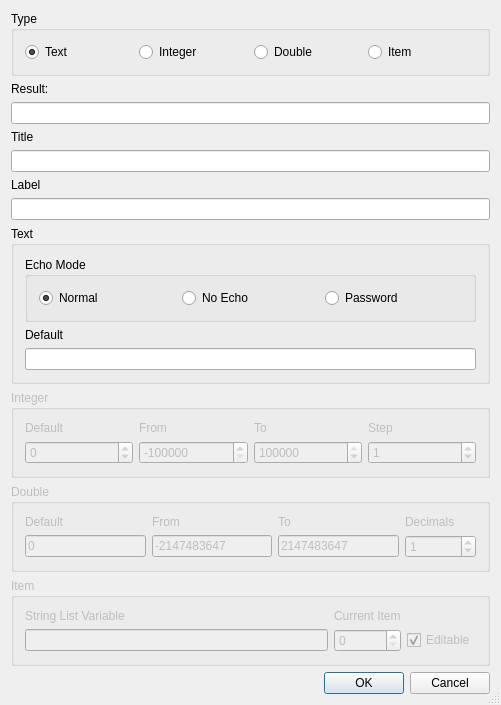
<?xml version="1.0" encoding="UTF-8"?>
<ui version="4.0">
 <class>InputDialogWizardDialog</class>
 <widget class="QDialog" name="InputDialogWizardDialog">
  <property name="geometry">
   <rect>
    <x>0</x>
    <y>0</y>
    <width>501</width>
    <height>600</height>
   </rect>
  </property>
  <property name="windowTitle">
   <string>QInputDialog Wizard</string>
  </property>
  <property name="sizeGripEnabled">
   <bool>true</bool>
  </property>
  <layout class="QVBoxLayout" name="verticalLayout">
   <item>
    <widget class="QGroupBox" name="groupBox">
     <property name="title">
      <string>Type</string>
     </property>
     <layout class="QHBoxLayout">
      <item>
       <widget class="QRadioButton" name="rText">
        <property name="text">
         <string>Text</string>
        </property>
        <property name="checked">
         <bool>true</bool>
        </property>
       </widget>
      </item>
      <item>
       <widget class="QRadioButton" name="rInteger">
        <property name="text">
         <string>Integer</string>
        </property>
       </widget>
      </item>
      <item>
       <widget class="QRadioButton" name="rDouble">
        <property name="text">
         <string>Double</string>
        </property>
       </widget>
      </item>
      <item>
       <widget class="QRadioButton" name="rItem">
        <property name="text">
         <string>Item</string>
        </property>
       </widget>
      </item>
     </layout>
    </widget>
   </item>
   <item>
    <widget class="QLabel" name="label">
     <property name="text">
      <string>Result:</string>
     </property>
    </widget>
   </item>
   <item>
    <widget class="QLineEdit" name="eResultVar">
     <property name="toolTip">
      <string>Enter the result variable name</string>
     </property>
    </widget>
   </item>
   <item>
    <widget class="QLabel" name="TextLabel1">
     <property name="text">
      <string>Title</string>
     </property>
    </widget>
   </item>
   <item>
    <widget class="QLineEdit" name="eCaption"/>
   </item>
   <item>
    <widget class="QLabel" name="TextLabel2">
     <property name="text">
      <string>Label</string>
     </property>
    </widget>
   </item>
   <item>
    <widget class="QLineEdit" name="eLabel"/>
   </item>
   <item>
    <widget class="QGroupBox" name="groupBox_2">
     <property name="title">
      <string>Text</string>
     </property>
     <layout class="QVBoxLayout">
      <item>
       <widget class="QGroupBox" name="groupBox_3">
        <property name="title">
         <string>Echo Mode</string>
        </property>
        <layout class="QHBoxLayout">
         <item>
          <widget class="QRadioButton" name="rEchoNormal">
           <property name="text">
            <string>Normal</string>
           </property>
           <property name="checked">
            <bool>true</bool>
           </property>
          </widget>
         </item>
         <item>
          <widget class="QRadioButton" name="rEchoNoEcho">
           <property name="text">
            <string>No Echo</string>
           </property>
          </widget>
         </item>
         <item>
          <widget class="QRadioButton" name="rEchoPassword">
           <property name="text">
            <string>Password</string>
           </property>
          </widget>
         </item>
        </layout>
       </widget>
      </item>
      <item>
       <widget class="QLabel" name="TextLabel3">
        <property name="text">
         <string>Default</string>
        </property>
       </widget>
      </item>
      <item>
       <widget class="QLineEdit" name="eTextDefault"/>
      </item>
     </layout>
    </widget>
   </item>
   <item>
    <widget class="QGroupBox" name="groupBox_4">
     <property name="enabled">
      <bool>false</bool>
     </property>
     <property name="title">
      <string>Integer</string>
     </property>
     <layout class="QGridLayout">
      <item row="1" column="3">
       <widget class="QSpinBox" name="sIntStep">
        <property name="minimum">
         <number>-2147483647</number>
        </property>
        <property name="maximum">
         <number>2147483647</number>
        </property>
        <property name="value">
         <number>1</number>
        </property>
       </widget>
      </item>
      <item row="1" column="2">
       <widget class="QSpinBox" name="sIntTo">
        <property name="minimum">
         <number>-2147483647</number>
        </property>
        <property name="maximum">
         <number>2147483647</number>
        </property>
        <property name="value">
         <number>2147483647</number>
        </property>
       </widget>
      </item>
      <item row="1" column="1">
       <widget class="QSpinBox" name="sIntFrom">
        <property name="minimum">
         <number>-2147483647</number>
        </property>
        <property name="maximum">
         <number>2147483647</number>
        </property>
        <property name="value">
         <number>-2147483647</number>
        </property>
       </widget>
      </item>
      <item row="1" column="0">
       <widget class="QSpinBox" name="sIntDefault">
        <property name="minimum">
         <number>-2147483647</number>
        </property>
        <property name="maximum">
         <number>2147483647</number>
        </property>
       </widget>
      </item>
      <item row="0" column="3">
       <widget class="QLabel" name="TextLabel4_4">
        <property name="text">
         <string>Step</string>
        </property>
       </widget>
      </item>
      <item row="0" column="2">
       <widget class="QLabel" name="TextLabel4_3">
        <property name="text">
         <string>To</string>
        </property>
       </widget>
      </item>
      <item row="0" column="1">
       <widget class="QLabel" name="TextLabel4_2">
        <property name="text">
         <string>From</string>
        </property>
       </widget>
      </item>
      <item row="0" column="0">
       <widget class="QLabel" name="TextLabel4">
        <property name="text">
         <string>Default</string>
        </property>
       </widget>
      </item>
     </layout>
    </widget>
   </item>
   <item>
    <widget class="QGroupBox" name="groupBox_5">
     <property name="enabled">
      <bool>false</bool>
     </property>
     <property name="title">
      <string>Double</string>
     </property>
     <layout class="QGridLayout">
      <item row="1" column="3">
       <widget class="QSpinBox" name="sDoubleDecimals">
        <property name="minimum">
         <number>-2147483647</number>
        </property>
        <property name="maximum">
         <number>2147483647</number>
        </property>
        <property name="value">
         <number>1</number>
        </property>
       </widget>
      </item>
      <item row="1" column="2">
       <widget class="QLineEdit" name="eDoubleTo">
        <property name="text">
         <string>2147483647</string>
        </property>
       </widget>
      </item>
      <item row="1" column="1">
       <widget class="QLineEdit" name="eDoubleFrom">
        <property name="text">
         <string>-2147483647</string>
        </property>
       </widget>
      </item>
      <item row="1" column="0">
       <widget class="QLineEdit" name="eDoubleDefault">
        <property name="text">
         <string>0</string>
        </property>
       </widget>
      </item>
      <item row="0" column="0">
       <widget class="QLabel" name="TextLabel5">
        <property name="text">
         <string>Default</string>
        </property>
       </widget>
      </item>
      <item row="0" column="1">
       <widget class="QLabel" name="TextLabel6">
        <property name="text">
         <string>From</string>
        </property>
       </widget>
      </item>
      <item row="0" column="2">
       <widget class="QLabel" name="TextLabel7">
        <property name="text">
         <string>To</string>
        </property>
       </widget>
      </item>
      <item row="0" column="3">
       <widget class="QLabel" name="TextLabel8">
        <property name="text">
         <string>Decimals</string>
        </property>
       </widget>
      </item>
     </layout>
    </widget>
   </item>
   <item>
    <widget class="QGroupBox" name="groupBox_6">
     <property name="enabled">
      <bool>false</bool>
     </property>
     <property name="title">
      <string>Item</string>
     </property>
     <layout class="QGridLayout">
      <item row="1" column="2">
       <widget class="QCheckBox" name="cEditable">
        <property name="text">
         <string>Editable</string>
        </property>
        <property name="checked">
         <bool>true</bool>
        </property>
       </widget>
      </item>
      <item row="1" column="1">
       <widget class="QSpinBox" name="sCurrentItem"/>
      </item>
      <item row="1" column="0">
       <widget class="QLineEdit" name="eVariable"/>
      </item>
      <item row="0" column="1">
       <widget class="QLabel" name="TextLabel10">
        <property name="text">
         <string>Current Item</string>
        </property>
       </widget>
      </item>
      <item row="0" column="0">
       <widget class="QLabel" name="TextLabel9">
        <property name="text">
         <string>String List Variable</string>
        </property>
       </widget>
      </item>
     </layout>
    </widget>
   </item>
   <item>
    <widget class="QDialogButtonBox" name="buttonBox">
     <property name="orientation">
      <enum>Qt::Horizontal</enum>
     </property>
     <property name="standardButtons">
      <set>QDialogButtonBox::Cancel|QDialogButtonBox::Ok</set>
     </property>
    </widget>
   </item>
  </layout>
 </widget>
 <layoutdefault spacing="6" margin="11"/>
 <pixmapfunction>qPixmapFromMimeSource</pixmapfunction>
 <tabstops>
  <tabstop>rText</tabstop>
  <tabstop>rInteger</tabstop>
  <tabstop>rDouble</tabstop>
  <tabstop>rItem</tabstop>
  <tabstop>eResultVar</tabstop>
  <tabstop>eCaption</tabstop>
  <tabstop>eLabel</tabstop>
  <tabstop>rEchoNormal</tabstop>
  <tabstop>rEchoNoEcho</tabstop>
  <tabstop>rEchoPassword</tabstop>
  <tabstop>eTextDefault</tabstop>
  <tabstop>sIntDefault</tabstop>
  <tabstop>sIntFrom</tabstop>
  <tabstop>sIntTo</tabstop>
  <tabstop>sIntStep</tabstop>
  <tabstop>eDoubleDefault</tabstop>
  <tabstop>eDoubleFrom</tabstop>
  <tabstop>eDoubleTo</tabstop>
  <tabstop>sDoubleDecimals</tabstop>
  <tabstop>eVariable</tabstop>
  <tabstop>sCurrentItem</tabstop>
  <tabstop>cEditable</tabstop>
  <tabstop>buttonBox</tabstop>
 </tabstops>
 <resources/>
 <connections>
  <connection>
   <sender>rText</sender>
   <signal>toggled(bool)</signal>
   <receiver>groupBox_2</receiver>
   <slot>setEnabled(bool)</slot>
   <hints>
    <hint type="sourcelabel">
     <x>55</x>
     <y>108</y>
    </hint>
    <hint type="destinationlabel">
     <x>30</x>
     <y>222</y>
    </hint>
   </hints>
  </connection>
  <connection>
   <sender>rInteger</sender>
   <signal>toggled(bool)</signal>
   <receiver>groupBox_4</receiver>
   <slot>setEnabled(bool)</slot>
   <hints>
    <hint type="sourcelabel">
     <x>171</x>
     <y>88</y>
    </hint>
    <hint type="destinationlabel">
     <x>169</x>
     <y>359</y>
    </hint>
   </hints>
  </connection>
  <connection>
   <sender>rDouble</sender>
   <signal>toggled(bool)</signal>
   <receiver>groupBox_5</receiver>
   <slot>setEnabled(bool)</slot>
   <hints>
    <hint type="sourcelabel">
     <x>272</x>
     <y>89</y>
    </hint>
    <hint type="destinationlabel">
     <x>274</x>
     <y>433</y>
    </hint>
   </hints>
  </connection>
  <connection>
   <sender>rItem</sender>
   <signal>toggled(bool)</signal>
   <receiver>groupBox_6</receiver>
   <slot>setEnabled(bool)</slot>
   <hints>
    <hint type="sourcelabel">
     <x>439</x>
     <y>94</y>
    </hint>
    <hint type="destinationlabel">
     <x>439</x>
     <y>513</y>
    </hint>
   </hints>
  </connection>
  <connection>
   <sender>buttonBox</sender>
   <signal>accepted()</signal>
   <receiver>InputDialogWizardDialog</receiver>
   <slot>accept()</slot>
   <hints>
    <hint type="sourcelabel">
     <x>25</x>
     <y>605</y>
    </hint>
    <hint type="destinationlabel">
     <x>25</x>
     <y>622</y>
    </hint>
   </hints>
  </connection>
  <connection>
   <sender>buttonBox</sender>
   <signal>rejected()</signal>
   <receiver>InputDialogWizardDialog</receiver>
   <slot>reject()</slot>
   <hints>
    <hint type="sourcelabel">
     <x>111</x>
     <y>612</y>
    </hint>
    <hint type="destinationlabel">
     <x>111</x>
     <y>621</y>
    </hint>
   </hints>
  </connection>
 </connections>
</ui>
